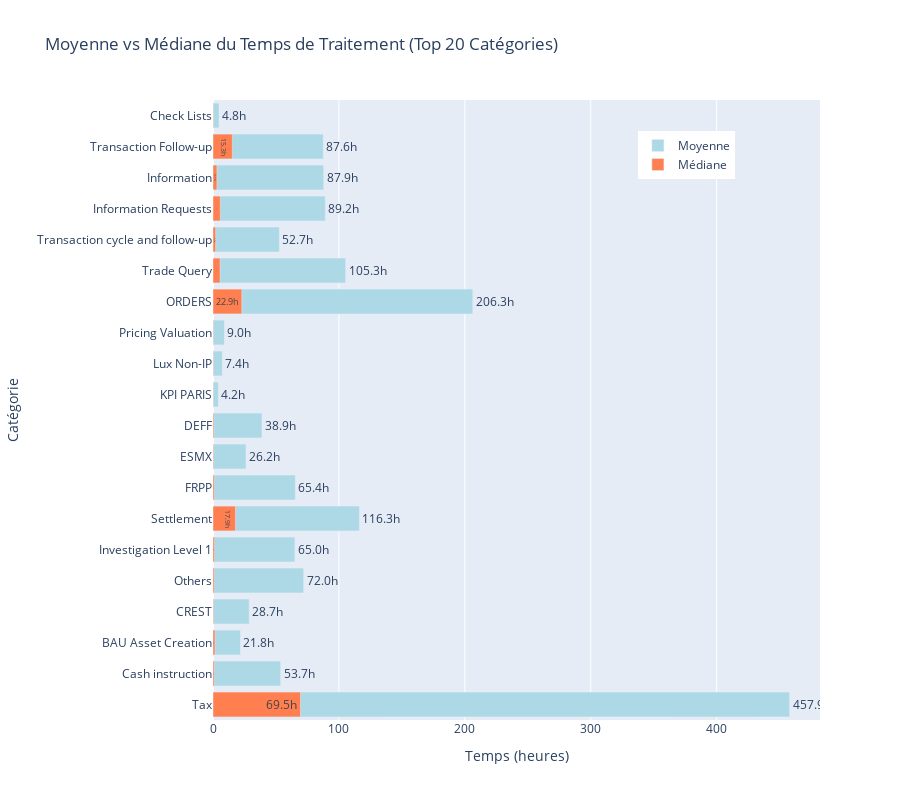

The notebook cell saved with this chart:
### Code cell
# ========================================================================
# CELLULE 3 : MÉDIANE DU TEMPS DE TRAITEMENT DES SR
# Calcul de la médiane globale et par dimension (Catégorie, Desk, Activity)
# ========================================================================

print("="*80)
print("📊 ANALYSE DE LA MÉDIANE DU TEMPS DE TRAITEMENT")
print("="*80)

# ============================================================================
# 1. MÉDIANE GLOBALE
# ============================================================================
print("\n" + "="*80)
print("1️⃣ MÉDIANE GLOBALE DU TEMPS DE TRAITEMENT")
print("="*80)

# Récupérer tous les temps de traitement pour calcul des percentiles
print("⏳ Calcul des percentiles globaux...")

global_times = pd.read_sql_query("""
SELECT CAST((julianday(CLOSINGDATE) - julianday(CREATIONDATE)) * 24 AS REAL) as hours
FROM sr
WHERE CLOSINGDATE IS NOT NULL
  AND CREATIONDATE IS NOT NULL
  AND strftime('%Y-%m', CREATIONDATE) BETWEEN '2024-01' AND '2025-09'
""", conn)

times_array = global_times['hours'].values

# Calculer les statistiques
global_stats = {
    'total_srs': len(times_array),
    'mean_hours': round(np.mean(times_array), 2),
    'median_hours': round(np.percentile(times_array, 50), 2),
    'q25_hours': round(np.percentile(times_array, 25), 2),
    'q75_hours': round(np.percentile(times_array, 75), 2),
    'p90_hours': round(np.percentile(times_array, 90), 2),
    'p95_hours': round(np.percentile(times_array, 95), 2),
    'p99_hours': round(np.percentile(times_array, 99), 2)
}

global_median = pd.DataFrame([global_stats])

print("\n📊 STATISTIQUES GLOBALES (Tous SRs fermés)\n")
print(f"Total SRs analysés : {global_stats['total_srs']:,}")
print(f"\n🎯 TEMPS DE TRAITEMENT :")
print(f"   • Moyenne        : {global_stats['mean_hours']:.2f}h ({global_stats['mean_hours']/24:.2f}j)")
print(f"   • Médiane (P50)  : {global_stats['median_hours']:.2f}h ({global_stats['median_hours']/24:.2f}j)")
print(f"\n📈 QUARTILES :")
print(f"   • Q1 (P25)       : {global_stats['q25_hours']:.2f}h ({global_stats['q25_hours']/24:.2f}j)")
print(f"   • Q3 (P75)       : {global_stats['q75_hours']:.2f}h ({global_stats['q75_hours']/24:.2f}j)")
print(f"   • IQR            : {global_stats['q75_hours'] - global_stats['q25_hours']:.2f}h")
print(f"\n🔝 PERCENTILES ÉLEVÉS :")
print(f"   • P90            : {global_stats['p90_hours']:.2f}h ({global_stats['p90_hours']/24:.2f}j)")
print(f"   • P95            : {global_stats['p95_hours']:.2f}h ({global_stats['p95_hours']/24:.2f}j)")
print(f"   • P99            : {global_stats['p99_hours']:.2f}h ({global_stats['p99_hours']/24:.2f}j)")

display(global_median)

# Différence moyenne vs médiane
diff_pct = ((global_stats['mean_hours'] - global_stats['median_hours']) / 
            global_stats['median_hours']) * 100

print(f"\n💡 INSIGHT : La moyenne est {diff_pct:.1f}% {'supérieure' if diff_pct > 0 else 'inférieure'} à la médiane")
if diff_pct > 20:
    print("   → Distribution asymétrique positive (skewed right) : présence de valeurs extrêmes élevées")
elif diff_pct < -20:
    print("   → Distribution asymétrique négative (skewed left) : présence de valeurs extrêmes faibles")
else:
    print("   → Distribution relativement symétrique")

# ============================================================================
# 2. MÉDIANE PAR CATÉGORIE (Top 20)
# ============================================================================
print("\n" + "="*80)
print("2️⃣ MÉDIANE PAR CATÉGORIE (Top 20)")
print("="*80)

# Utiliser les données déjà calculées dans category_stats
median_by_category = category_stats[['category_name', 'total_srs', 'mean_hours', 'median', 
                                      'q25', 'q75', 'iqr']].head(20).copy()
median_by_category['mean_median_diff'] = median_by_category['mean_hours'] - median_by_category['median']
median_by_category['mean_median_ratio'] = (median_by_category['mean_hours'] / 
                                           median_by_category['median']).round(2)

print("\n📊 Top 20 Catégories par Volume\n")
display(median_by_category)

# Catégories avec la plus grande différence moyenne-médiane
print("\n🎯 Catégories avec plus grande asymétrie (Moyenne >> Médiane) :")
print("   → Indique présence de cas extrêmement longs\n")

high_skew = median_by_category.sort_values('mean_median_ratio', ascending=False).head(5)
for _, row in high_skew.iterrows():
    print(f"   • {row['category_name'][:40]:<40} : Ratio = {row['mean_median_ratio']:.2f}x")
    print(f"     Médiane = {row['median']:.1f}h | Moyenne = {row['mean_hours']:.1f}h")

# ============================================================================
# 3. MÉDIANE PAR DESK (Top 20)
# ============================================================================
print("\n" + "="*80)
print("3️⃣ MÉDIANE PAR DESK (Top 20)")
print("="*80)

# Récupérer les desks avec volume > 100
desk_list = pd.read_sql_query("""
SELECT 
    JUR_DESK_ID as desk_id,
    COUNT(*) as total_srs,
    ROUND(AVG(CAST((julianday(CLOSINGDATE) - julianday(CREATIONDATE)) * 24 AS REAL)), 2) as mean_hours
FROM sr
WHERE CLOSINGDATE IS NOT NULL
  AND CREATIONDATE IS NOT NULL
  AND JUR_DESK_ID IS NOT NULL
  AND strftime('%Y-%m', CREATIONDATE) BETWEEN '2024-01' AND '2025-09'
GROUP BY JUR_DESK_ID
HAVING COUNT(*) >= 100
ORDER BY COUNT(*) DESC
LIMIT 20
""", conn)

print("\n⏳ Calcul des médianes par desk...")

median_by_desk_data = []

for idx, row in desk_list.iterrows():
    desk_id = row['desk_id']
    
    # Récupérer les temps pour ce desk
    times_query = f"""
    SELECT CAST((julianday(CLOSINGDATE) - julianday(CREATIONDATE)) * 24 AS REAL) as hours
    FROM sr
    WHERE JUR_DESK_ID = {desk_id}
      AND CLOSINGDATE IS NOT NULL
      AND CREATIONDATE IS NOT NULL
      AND strftime('%Y-%m', CREATIONDATE) BETWEEN '2024-01' AND '2025-09'
    """
    
    times_df = pd.read_sql_query(times_query, conn)
    times = times_df['hours'].values
    
    if len(times) > 0:
        median_by_desk_data.append({
            'desk_id': desk_id,
            'total_srs': len(times),
            'mean_hours': round(np.mean(times), 2),
            'median_hours': round(np.percentile(times, 50), 2),
            'q25_hours': round(np.percentile(times, 25), 2),
            'q75_hours': round(np.percentile(times, 75), 2)
        })

median_by_desk = pd.DataFrame(median_by_desk_data)
median_by_desk['mean_median_ratio'] = (median_by_desk['mean_hours'] / 
                                       median_by_desk['median_hours']).round(2)
median_by_desk['iqr'] = median_by_desk['q75_hours'] - median_by_desk['q25_hours']

print("\n📊 Top 20 Desks par Volume\n")
display(median_by_desk)

# ============================================================================
# 4. MÉDIANE PAR ACTIVITÉ (si activités présentes)
# ============================================================================
print("\n" + "="*80)
print("4️⃣ MÉDIANE DES ACTIVITÉS")
print("="*80)

print("\n⏳ Calcul des médianes pour les activités...")

activity_times = pd.read_sql_query("""
SELECT CAST((julianday(CLOSINGDATE) - julianday(CREATIONDATE)) * 24 AS REAL) as hours
FROM activity
WHERE CLOSINGDATE IS NOT NULL
  AND CREATIONDATE IS NOT NULL
  AND strftime('%Y-%m', CREATIONDATE) BETWEEN '2024-01' AND '2025-09'
""", conn)

act_times = activity_times['hours'].values

median_activity = pd.DataFrame([{
    'total_activities': len(act_times),
    'mean_hours': round(np.mean(act_times), 2),
    'median_hours': round(np.percentile(act_times, 50), 2),
    'p95_hours': round(np.percentile(act_times, 95), 2)
}])

print("\n📊 TEMPS DE TRAITEMENT DES ACTIVITÉS\n")
print(f"Total activités : {median_activity['total_activities'].values[0]:,}")
print(f"   • Moyenne       : {median_activity['mean_hours'].values[0]:.2f}h ({median_activity['mean_hours'].values[0]/24:.2f}j)")
print(f"   • Médiane (P50) : {median_activity['median_hours'].values[0]:.2f}h ({median_activity['median_hours'].values[0]/24:.2f}j)")
print(f"   • P95           : {median_activity['p95_hours'].values[0]:.2f}h ({median_activity['p95_hours'].values[0]/24:.2f}j)")

display(median_activity)

# ============================================================================
# 5. VISUALISATIONS
# ============================================================================
print("\n" + "="*80)
print("📈 VISUALISATIONS - COMPARAISON MOYENNE VS MÉDIANE")
print("="*80)

# Graphique 1 : Comparaison Moyenne vs Médiane par Catégorie
fig1 = go.Figure()

top20_cat = median_by_category.head(20)

fig1.add_trace(go.Bar(
    y=top20_cat['category_name'],
    x=top20_cat['mean_hours'],
    name='Moyenne',
    orientation='h',
    marker_color='lightblue',
    text=top20_cat['mean_hours'].apply(lambda x: f"{x:.1f}h"),
    textposition='outside'
))

fig1.add_trace(go.Bar(
    y=top20_cat['category_name'],
    x=top20_cat['median'],
    name='Médiane',
    orientation='h',
    marker_color='coral',
    text=top20_cat['median'].apply(lambda x: f"{x:.1f}h"),
    textposition='inside'
))

fig1.update_layout(
    title='Moyenne vs Médiane du Temps de Traitement (Top 20 Catégories)',
    xaxis_title='Temps (heures)',
    yaxis_title='Catégorie',
    height=800,
    barmode='overlay',
    legend=dict(x=0.7, y=0.95)
)

fig1.show()

# Graphique 2 : Box plot global montrant la distribution
fig2 = go.Figure()

# Utiliser un échantillon pour visualisation
sample_times = np.random.choice(times_array, min(10000, len(times_array)), replace=False)

fig2.add_trace(go.Box(
    y=sample_times,
    name='Temps de traitement',
    marker_color='steelblue',
    boxmean='sd'  # Afficher moyenne et écart type
))

fig2.update_layout(
    title='Distribution Globale du Temps de Traitement (Échantillon 10K SRs)',
    yaxis_title='Temps (heures)',
    yaxis_type='log',  # Échelle log pour mieux voir
    height=600,
    showlegend=False
)

# Ajouter annotations pour médiane et moyenne
fig2.add_hline(y=global_stats['median_hours'], 
               line_dash="dash", line_color="red",
               annotation_text=f"Médiane = {global_stats['median_hours']:.1f}h",
               annotation_position="right")

fig2.add_hline(y=global_stats['mean_hours'], 
               line_dash="dot", line_color="blue",
               annotation_text=f"Moyenne = {global_stats['mean_hours']:.1f}h",
               annotation_position="right")

fig2.show()

# Graphique 3 : Ratio Moyenne/Médiane par catégorie
fig3 = px.bar(
    median_by_category.sort_values('mean_median_ratio', ascending=True).head(20),
    x='mean_median_ratio',
    y='category_name',
    orientation='h',
    title='Ratio Moyenne/Médiane par Catégorie (Top 20)',
    labels={'mean_median_ratio': 'Ratio Moyenne/Médiane', 'category_name': 'Catégorie'},
    color='mean_median_ratio',
    color_continuous_scale='RdYlGn_r',
    text='mean_median_ratio'
)

fig3.add_vline(x=1, line_dash="dash", line_color="black",
               annotation_text="Ratio = 1 (symétrique)", annotation_position="top")

fig3.update_traces(texttemplate='%{text:.2f}x', textposition='outside')
fig3.update_layout(height=700)
fig3.show()

print("\n✅ Cellule 3 terminée : Analyses de médiane complétées")
print("\n" + "="*80)
print("🎉 ANALYSE COMPLÈTE TERMINÉE")
print("="*80)
print("\nRésumé des 3 cellules :")
print("  1️⃣ Écarts types et statistiques descriptives par catégorie/desk")
print("  2️⃣ Tests de normalité et ajustement de distributions")
print("  3️⃣ Médianes et percentiles par dimension")
print("\n📊 Toutes les analyses statistiques ont été effectuées avec succès !")

### Figure 1 — Plotly figure (JSON) as saved in the notebook; plotly's stock layout.template omitted (floating-point values rounded to 4 significant figures)
{"data": [{"marker": {"color": "lightblue"}, "name": "Moyenne", "orientation": "h", "text": ["457.9h", "53.7h", "21.8h", "28.7h", "72.0h", "65.0h", "116.3h", "65.4h", "26.2h", "38.9h", "4.2h", "7.4h", "9.0h", "206.3h", "105.3h", "52.7h", "89.2h", "87.9h", "87.6h", "4.8h"], "textposition": "outside", "type": "bar", "x": [457.9, 53.72, 21.78, 28.73, 72.0, 65.01, 116.3, 65.41, 26.19, 38.88, 4.24, 7.39, 9.04, 206.3, 105.3, 52.68, 89.17, 87.9, 87.61, 4.77], "y": ["Tax", "Cash instruction", "BAU Asset Creation", "CREST", "Others", "Investigation Level 1", "Settlement", "FRPP", "ESMX", "DEFF", "KPI PARIS", "Lux Non-IP", "Pricing Valuation", "ORDERS", "Trade Query", "Transaction cycle and follow-up", "Information Requests", "Information", "Transaction Follow-up", "Check Lists"]}, {"marker": {"color": "coral"}, "name": "Médiane", "orientation": "h", "text": ["69.5h", "1.0h", "1.6h", "0.5h", "1.0h", "1.3h", "17.9h", "1.1h", "0.5h", "0.7h", "0.2h", "0.3h", "0.2h", "22.9h", "5.6h", "2.1h", "5.8h", "3.1h", "15.3h", "0.4h"], "textposition": "inside", "type": "bar", "x": [69.47, 1.01, 1.58, 0.47, 1.01, 1.26, 17.88, 1.07, 0.49, 0.73, 0.24, 0.29, 0.25, 22.89, 5.61, 2.11, 5.78, 3.12, 15.32, 0.39], "y": ["Tax", "Cash instruction", "BAU Asset Creation", "CREST", "Others", "Investigation Level 1", "Settlement", "FRPP", "ESMX", "DEFF", "KPI PARIS", "Lux Non-IP", "Pricing Valuation", "ORDERS", "Trade Query", "Transaction cycle and follow-up", "Information Requests", "Information", "Transaction Follow-up", "Check Lists"]}], "layout": {"barmode": "overlay", "height": 800, "legend": {"x": 0.7, "y": 0.95}, "title": {"text": "Moyenne vs Médiane du Temps de Traitement (Top 20 Catégories)"}, "xaxis": {"title": {"text": "Temps (heures)"}}, "yaxis": {"title": {"text": "Catégorie"}}}}
